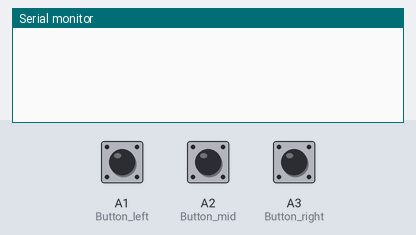
This sketch was run on a simulated Arduino Uno, built with avr-gcc and run on an emulated ATmega328P. Parts: the last lines printed to the serial monitor. The inputs (shaded band) are chosen by the test bench; at power-on: A1 (Button_left) HIGH, A2 (Button_mid) HIGH, A3 (Button_right) HIGH.

Above: at 1.2 s.
1.3 s: A1 (Button_left) pulled LOW for 1 s
At 3.5 s:
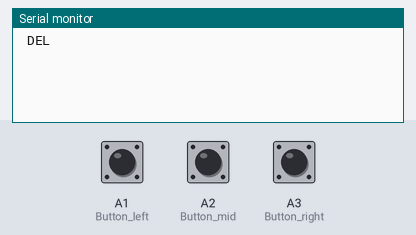
3.8 s: A2 (Button_mid) pulled LOW for 1 s
At 5.4 s:
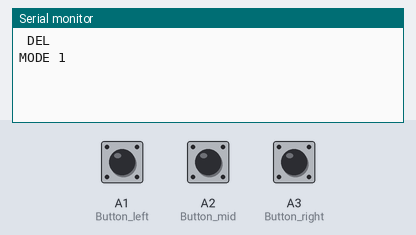
6.3 s: A3 (Button_right) pulled LOW for 0.15 s
At 7.6 s:
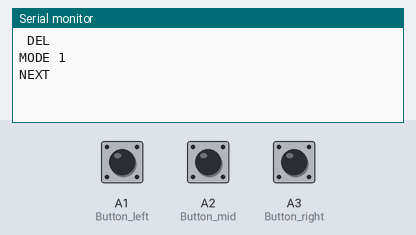
8.0 s: A1 (Button_left) pulled LOW for 0.15 s
At 8.9 s:
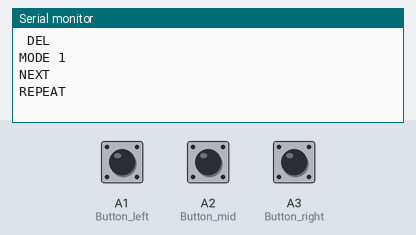
9.7 s: A2 (Button_mid) pulled LOW for 1 s
At 11.3 s:
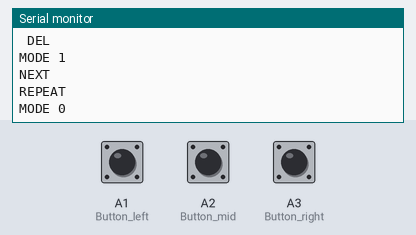
12.2 s: A2 (Button_mid) pulsed LOW 2 times (0.12 s each, 0.3 s apart)
At 13.9 s:
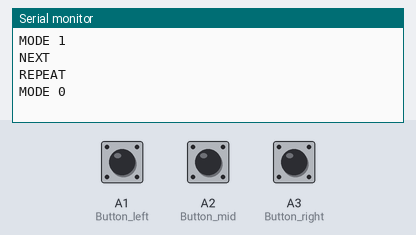

The sketch:

trie_arduino.ino
```cpp
#include<String.h>
#include<OneButton.h>

OneButton Button_left(A1,true);
OneButton Button_mid(A2, true);
OneButton Button_right(A3, true);
unsigned long time_now=0;
int dPin = 2;

String Data ="";
String Command="";
const int  MaxN=64;
int End[MaxN];
int Next[MaxN][2];
int created[MaxN];
int sz=0;
const int SIZE = 26;
int MODE = 0;
bool newData =false;
String received_data="";
int len=0;

/*
 * MODE 0= TX, 1=RX
 */

String ALPHA[SIZE]={
  "0", "1", "00", "01", "10", "11", "000", "001", "010", "011", "100", "101", "110", "111", "0000", "0001", "0010", "0100",
  "0110", "0111", "1000", "1001", "1010", "1011", "1100","1101"};


/*
int Indexof[SIZE]= {
  3, 20, 22, 10, 0, 16, 12, 14, 2, 19, 11, 17, 5, 4, 13, 18, 25, 8, 6, 1, 7, 15, 9, 21, 23, 24
  };
*/
int invInd[SIZE] = { 4, 19, 8, 0, 13, 12, 18, 20, 17, 22, 3, 10, 6, 14, 7, 21, 5, 11, 15, 9, 1, 23, 2, 24, 25, 16};


void insert(String s)
{
    int v=0;
    for(int i=0; i<s.length(); i++)
    {
      int c;
      char ch = s[i];
        if( ch == '0')
           {
               //cout<<s[i];
               c=0;
           }
        else if(ch=='1')
        {
            c=1;
        }
        if(!created[Next[v][c]])
        {
            Next[v][c] = ++sz;
            created[sz]=1;
        }
        v= Next[v][c];

    }
    ++End[v];
}


int search(String tmp)
{
    int v=0;
    for(int i=0; i<tmp.length(); i++)
    {
        int c;
        if(tmp[i]=='0')
            c=0;
        else if(tmp[i]=='1')
            c= 1;

        if(!created[Next[v][c] ])
            {
                return false;
            }
        v=Next[v][c];
    }
    return v;
    //return End[v]>0;
}


int lookup(int index)
{
  //int AASCII;

  return invInd[index];
}

void setup() {
    Serial.begin(9600);
    Button_left.attachClick(singleClick1);
    Button_left.attachLongPressStop(longClick1);

    Button_mid.attachClick(singleClick2);
    Button_mid.attachDoubleClick(doubleClick2);
    Button_mid.attachLongPressStop(longClick2);

    Button_right.attachClick(singleClick3);
    Button_right.attachLongPressStop(longClick3);

  // put your setup code here, to run once:
    for(int i=0; i< SIZE ; i++)
    {
      String s = ALPHA[i];
      insert(s);
    }
}

void longClick1()
{
  if(MODE== 0)
    Serial.println(" DEL");
}

void longClick3()
{
  ///  CAN BE USWD for OTHER  SYMBOL
}

void singleClick1()
{
  if(MODE==0)
  {
    Data+="0";
    len+=1;
  }
  else if(MODE==1)
  {
    Command+="REPEAT";
    Serial.println(Command);
    Command="";
  }

}

void singleClick3()
{
  if(MODE==0)
  {
    Data+="1";
    len+=1;
  }
  else if(MODE ==1)
  {
    Command+="NEXT";
    Serial.println(Command);
    Command ="";
  }

}

void singleClick2()
{
  /*char Serial.println(lookup(search(Data)-1));
   * for(int i=0; i<5; i++)
    {
      String s = lookUP[i];
      int offset = lookup( search(s)-1 );
      char ch = 'a' + offset;
      Serial.println(ch);
    }
  */
  if(MODE == 0)
  {
    if(Data != "")
    {
      String s = Data;
      int d =search(s);
      int offset = lookup(d-1);
      char ch ='a'+offset;
      Serial.print(ch);
      //playback(Data);   //
      Data="";
      len=0;
      Serial.flush();
    }
  }
}

void  doubleClick2()
{
  if(MODE == 0)
    {
      Serial.print(" ");
    }
}

void longClick2()
{
  if(MODE==1)
      {

        Serial.println("MODE 0");
        MODE=0;
      }
  else if(MODE==0)
      {
        singleClick2();
        Serial.println("MODE 1");
        MODE=1;
      }
}

void playback(String s)
{
  int n=s.length();
  // to be edited  for  feedback
  Serial.println(s);
  for(int i=0; i<n; i++)
  {
    if(s[i] == '0')
    {
      digitalWrite(dPin, HIGH);
      delay(300);
      digitalWrite(dPin,LOW);
      delay(300);
    }
    else if(s[i]=='1')
    {
      digitalWrite(dPin,HIGH );
      delay(500);
      digitalWrite(dPin,LOW);
      delay(300);
    }
  }
}


void loop() {
  // put your main code here, to run repeatedly:
  /*
    Serial.println( (char) lookup(search("1101")-1)+ 'a');
    Serial.println(lookup(search("01")-1));
    Serial.println(lookup(search("11")-1));
    Serial.println(lookup( search("10")-1 ) );
    Serial.println( lookup( search("0")-1 ) );

    for(int i=0; i<5; i++)
    {
      String s = lookUP[i];
      int offset = lookup( search(s)-1 );
      char ch = 'a' + offset;
      Serial.println(ch);
    }

    delay(100000);
    */
    Button_left.tick();
    Button_mid.tick();
    Button_right.tick();
    check_serial_if();
    if(newData == true && MODE == 1 )
    {
      Deaf_blind_output();
    }
    //serial_state(MODE);
    delay(10);
}

void alert()
{
  int i=1;
  while(i--)
  {
      digitalWrite(dPin, HIGH);
      delay(600);
      digitalWrite(dPin,LOW);
  }
}

void check_serial_if()
{
  if(Serial.available() > 0 )
  {
    received_data = Serial.readString();
    //Serial.write("Hello");
    newData = true;
    alert();
  }
}

void Deaf_blind_output()
{
  int s_len = received_data.length();
  int Data;
  //Serial.println(received_data);
  for(int i=0; i<s_len - 1 ; i++)
  {
    Data = received_data[i];
    Serial.println(Data);
    //Serial.println(received_data[i]);
    //Serial.println(ALPHA[invInd[Data]] );
  }
  Serial.flush();
  received_data="";
}
```

Measured:
- after the input at 1.3 s, the serial monitor: prints a new line after 1.1 s (image 1)
- after the input at 3.8 s, the serial monitor: prints a new line after 1.1 s (image 2)
- after the input at 6.3 s, the serial monitor: prints a new line after 0.21 s (image 3)
- after the input at 8.0 s, the serial monitor: prints a new line after 0.21 s (image 4)
- after the input at 9.7 s, the serial monitor: prints a new line after 1.1 s (image 5)
- after the input at 12.2 s, the serial monitor: prints a new line after 0.49 s (image 6)
